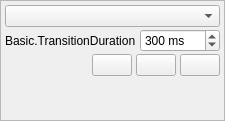
  <widget class="OBSDock" name="transitionsDock">
   <property name="features">
    <set>QDockWidget::AllDockWidgetFeatures</set>
   </property>
   <property name="windowTitle">
    <string>Basic.SceneTransitions</string>
   </property>
   <attribute name="dockWidgetArea">
    <number>8</number>
   </attribute>
   <widget class="QWidget" name="dockWidgetContents_5">
    <layout class="QVBoxLayout" name="verticalLayout_3">
     <property name="spacing">
      <number>0</number>
     </property>
     <property name="leftMargin">
      <number>0</number>
     </property>
     <property name="topMargin">
      <number>0</number>
     </property>
     <property name="rightMargin">
      <number>0</number>
     </property>
     <property name="bottomMargin">
      <number>0</number>
     </property>
     <item>
      <widget class="QFrame" name="transitionsFrame">
       <property name="frameShape">
        <enum>QFrame::StyledPanel</enum>
       </property>
       <property name="frameShadow">
        <enum>QFrame::Sunken</enum>
       </property>
       <layout class="QVBoxLayout" name="verticalLayout_8">
        <property name="spacing">
         <number>2</number>
        </property>
        <property name="leftMargin">
         <number>4</number>
        </property>
        <property name="topMargin">
         <number>4</number>
        </property>
        <property name="rightMargin">
         <number>4</number>
        </property>
        <property name="bottomMargin">
         <number>4</number>
        </property>
        <item>
         <widget class="QComboBox" name="transitions">
          <property name="minimumSize">
           <size>
            <width>120</width>
            <height>0</height>
           </size>
          </property>
          <property name="accessibleName">
           <string>Transition</string>
          </property>
         </widget>
        </item>
        <item>
         <layout class="QHBoxLayout" name="horizontalLayout_3">
          <property name="spacing">
           <number>4</number>
          </property>
          <item>
           <widget class="QLabel" name="transitionDurationLabel">
            <property name="sizePolicy">
             <sizepolicy hsizetype="Maximum" vsizetype="Preferred">
              <horstretch>0</horstretch>
              <verstretch>0</verstretch>
             </sizepolicy>
            </property>
            <property name="text">
             <string>Basic.TransitionDuration</string>
            </property>
            <property name="buddy">
             <cstring>transitionDuration</cstring>
            </property>
           </widget>
          </item>
          <item>
           <widget class="QSpinBox" name="transitionDuration">
            <property name="accessibleName">
             <string>Basic.TransitionDuration</string>
            </property>
            <property name="suffix">
             <string> ms</string>
            </property>
            <property name="minimum">
             <number>50</number>
            </property>
            <property name="maximum">
             <number>20000</number>
            </property>
            <property name="singleStep">
             <number>50</number>
            </property>
            <property name="value">
             <number>300</number>
            </property>
           </widget>
          </item>
         </layout>
        </item>
        <item>
         <layout class="QHBoxLayout" name="horizontalLayout_4">
          <property name="spacing">
           <number>4</number>
          </property>
          <item>
           <spacer name="horizontalSpacer">
            <property name="orientation">
             <enum>Qt::Horizontal</enum>
            </property>
            <property name="sizeType">
             <enum>QSizePolicy::Expanding</enum>
            </property>
            <property name="sizeHint" stdset="0">
             <size>
              <width>40</width>
              <height>20</height>
             </size>
            </property>
           </spacer>
          </item>
          <item>
           <widget class="QPushButton" name="transitionAdd">
            <property name="sizePolicy">
             <sizepolicy hsizetype="Maximum" vsizetype="Maximum">
              <horstretch>0</horstretch>
              <verstretch>0</verstretch>
             </sizepolicy>
            </property>
            <property name="toolTip">
             <string>Basic.AddTransition</string>
            </property>
            <property name="accessibleName">
             <string>Basic.AddTransition</string>
            </property>
            <property name="text">
             <string notr="true"/>
            </property>
            <property name="icon">
             <iconset>
              <normaloff>:/res/images/add.png</normaloff>:/res/images/add.png</iconset>
            </property>
            <property name="flat">
             <bool>false</bool>
            </property>
            <property name="themeID" stdset="0">
             <string notr="true">addIconSmall</string>
            </property>
            <property name="toolButton" stdset="0">
             <bool>true</bool>
            </property>
           </widget>
          </item>
          <item>
           <widget class="QPushButton" name="transitionRemove">
            <property name="sizePolicy">
             <sizepolicy hsizetype="Maximum" vsizetype="Maximum">
              <horstretch>0</horstretch>
              <verstretch>0</verstretch>
             </sizepolicy>
            </property>
            <property name="toolTip">
             <string>Basic.RemoveTransition</string>
            </property>
            <property name="accessibleName">
             <string>Basic.RemoveTransition</string>
            </property>
            <property name="text">
             <string notr="true"/>
            </property>
            <property name="icon">
             <iconset>
              <normaloff>:/res/images/list_remove.png</normaloff>:/res/images/list_remove.png</iconset>
            </property>
            <property name="flat">
             <bool>false</bool>
            </property>
            <property name="themeID" stdset="0">
             <string notr="true">removeIconSmall</string>
            </property>
            <property name="toolButton" stdset="0">
             <bool>true</bool>
            </property>
           </widget>
          </item>
          <item>
           <widget class="QPushButton" name="transitionProps">
            <property name="sizePolicy">
             <sizepolicy hsizetype="Maximum" vsizetype="Maximum">
              <horstretch>0</horstretch>
              <verstretch>0</verstretch>
             </sizepolicy>
            </property>
            <property name="toolTip">
             <string>Basic.TransitionProperties</string>
            </property>
            <property name="accessibleName">
             <string>Basic.TransitionProperties</string>
            </property>
            <property name="text">
             <string notr="true"/>
            </property>
            <property name="icon">
             <iconset resource="obs.qrc">
              <normaloff>:/settings/images/settings/general.svg</normaloff>:/settings/images/settings/general.svg</iconset>
            </property>
            <property name="flat">
             <bool>false</bool>
            </property>
            <property name="themeID" stdset="0">
             <string notr="true">menuIconSmall</string>
            </property>
            <property name="toolButton" stdset="0">
             <string notr="true">true</string>
            </property>
           </widget>
          </item>
         </layout>
        </item>
        <item>
         <spacer name="verticalSpacer">
          <property name="orientation">
           <enum>Qt::Vertical</enum>
          </property>
          <property name="sizeHint" stdset="0">
           <size>
            <width>20</width>
            <height>40</height>
           </size>
          </property>
         </spacer>
        </item>
       </layout>
      </widget>
     </item>
    </layout>
   </widget>
  </widget>
